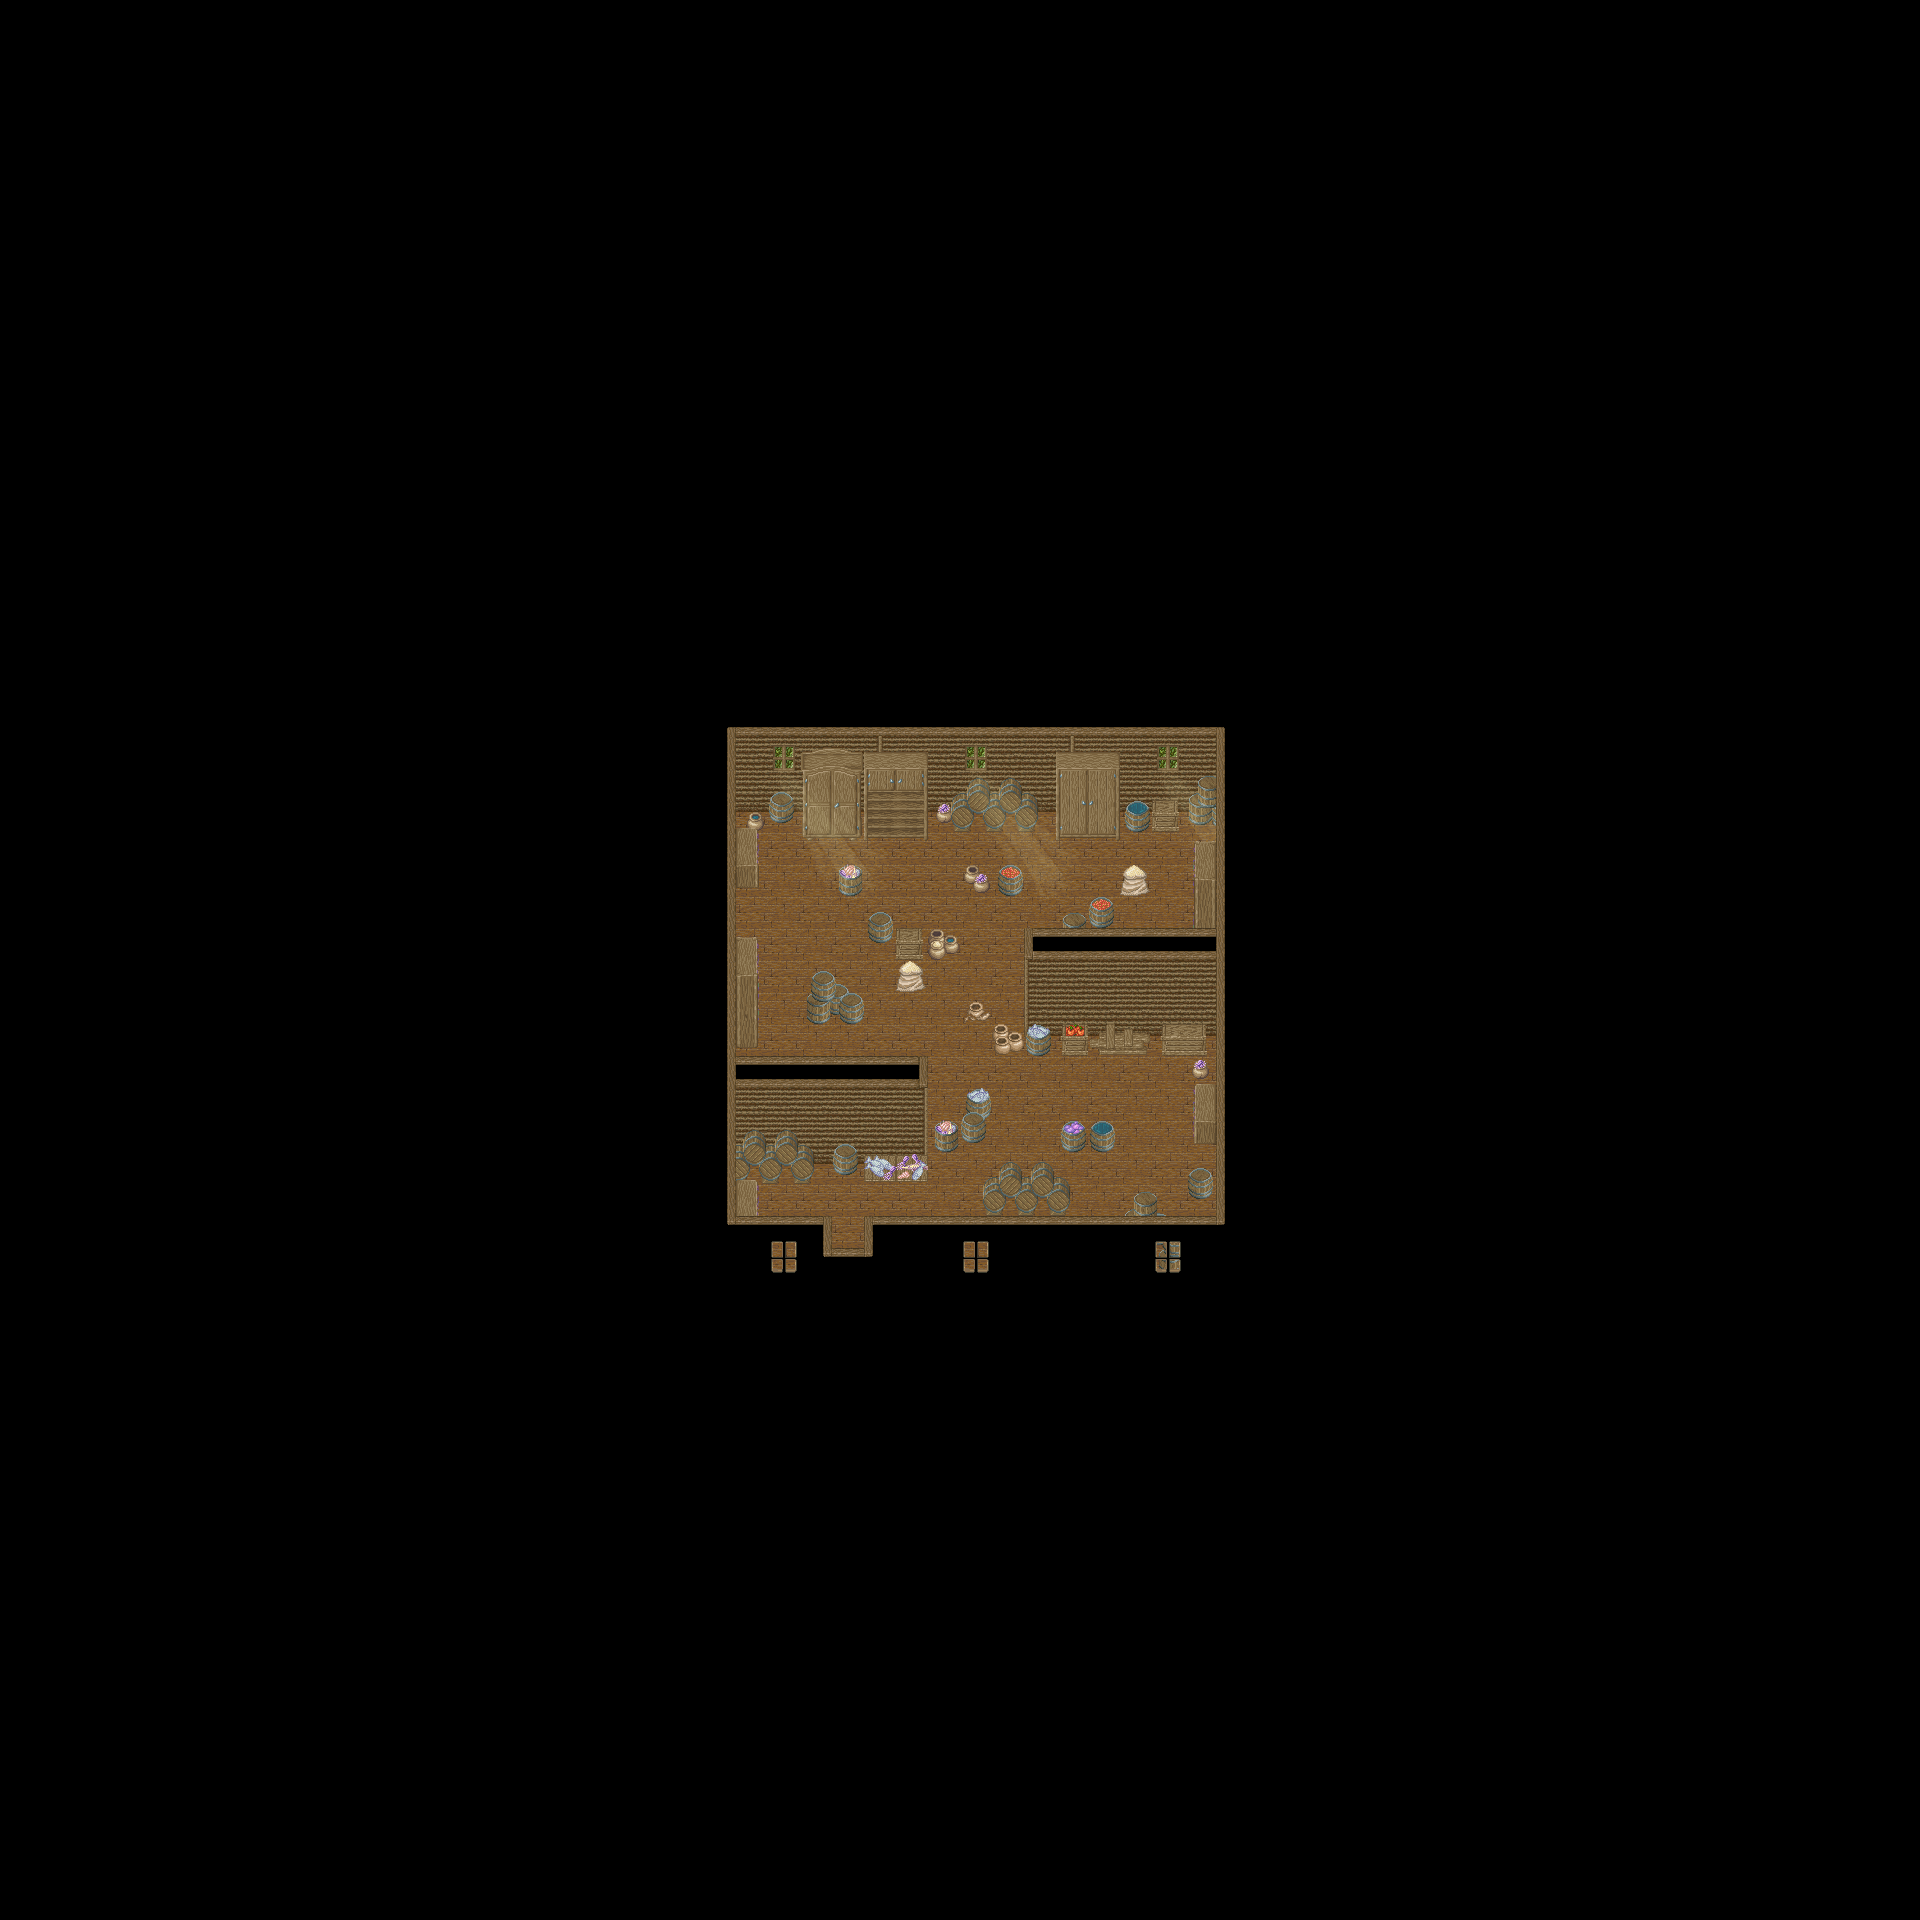

The image is a tile-based game level rendered from a .tmx file. Its description and source (layers, tilesets, objects; grid data summarised) follow:
An orthogonal 60x60 tile map with 32x32 px tiles, 6 tile layers (Ground, Ground 2, Ground 3, Fringe, ...), 2 hidden layers not drawn, 15 tilesets and 1 object (warp).

<map version="1.2" tiledversion="1.3.4" orientation="orthogonal" renderorder="right-down" width="60" height="60" tilewidth="32" tileheight="32" infinite="0" nextlayerid="18" nextobjectid="26">
 <properties>
  <property name="license" value="CC BY-SA 3.0" />
  <property name="manaplus version" value="2" />
  <property name="minimap" value="graphics/minimaps/012-2-6.png" />
  <property name="music" value="candor.ogg" />
  <property name="name" value="Storage Room" />
 </properties>
 <tileset firstgid="1" name="Collision" tilewidth="32" tileheight="32" tilecount="9" columns="3">
  <image source="../graphics/tilesets/collision.png" width="96" height="96" />
 </tileset>
 <tileset firstgid="10" name="hurns-ground" tilewidth="32" tileheight="32" tilecount="256" columns="16">
  <image source="../graphics/tilesets/hurns-ground.png" width="512" height="512" />
 </tileset>
 <tileset firstgid="266" name="hurns-indoor" tilewidth="32" tileheight="32" tilecount="256" columns="16">
  <image source="../graphics/tilesets/hurns-indoor.png" width="512" height="512" />
 </tileset>
 <tileset firstgid="522" name="artis-indoor" tilewidth="32" tileheight="32" tilecount="256" columns="16">
  <image source="../graphics/tilesets/artis-indoor.png" width="512" height="512" />
 </tileset>
 <tileset firstgid="778" name="ship-indoor-fringe" tilewidth="32" tileheight="32" tilecount="256" columns="16">
  <image source="../graphics/tilesets/ship-indoor-fringe.png" width="512" height="512" />
 </tileset>
 <tileset firstgid="1034" name="hurns-indoor-accessory" tilewidth="32" tileheight="32" tilecount="128" columns="8">
  <image source="../graphics/tilesets/hurns-indoor-accessory.png" width="256" height="512" />
 </tileset>
 <tileset firstgid="1162" name="fire" tilewidth="64" tileheight="64" tilecount="7" columns="7">
  <image source="../graphics/tilesets/fire.png" width="448" height="64" />
  <tile id="0">
   <animation>
    <frame tileid="0" duration="100" />
    <frame tileid="1" duration="100" />
    <frame tileid="2" duration="100" />
    <frame tileid="3" duration="100" />
    <frame tileid="4" duration="100" />
    <frame tileid="5" duration="100" />
    <frame tileid="6" duration="100" />
   </animation>
  </tile>
 </tileset>
 <tileset firstgid="1169" name="sunlight-x1x5" tilewidth="32" tileheight="160" tilecount="4" columns="4">
  <image source="../graphics/tilesets/sunlight-x1x5.png" width="128" height="160" />
 </tileset>
 <tileset firstgid="1173" name="artis-accessory-x1x2" tilewidth="32" tileheight="64" tilecount="48" columns="16">
  <image source="../graphics/tilesets/artis-accessory-x1x2.png" width="512" height="192" />
 </tileset>
 <tileset firstgid="1221" name="box-x1x2" tilewidth="32" tileheight="64" tilecount="8" columns="4">
  <image source="../graphics/tilesets/box-x1x2.png" width="128" height="128" />
 </tileset>
 <tileset firstgid="1229" name="box" tilewidth="32" tileheight="32" tilecount="36" columns="6">
  <image source="../graphics/tilesets/box.png" width="192" height="192" />
 </tileset>
 <tileset firstgid="1265" name="artis-indoor-x2x4" tilewidth="64" tileheight="128" tilecount="8" columns="8">
  <image source="../graphics/tilesets/artis-indoor-x2x4.png" width="512" height="128" />
 </tileset>
 <tileset firstgid="1273" name="artis-indoor-x1x4" tilewidth="32" tileheight="128" tilecount="16" columns="16">
  <image source="../graphics/tilesets/artis-indoor-x1x4.png" width="512" height="128" />
 </tileset>
 <tileset firstgid="1289" name="artis-indoor-x1x3" tilewidth="32" tileheight="96" tilecount="48" columns="16">
  <image source="../graphics/tilesets/artis-indoor-x1x3.png" width="512" height="288" />
 </tileset>
 <tileset firstgid="1337" name="artis-accessory" tilewidth="32" tileheight="32" tilecount="128" columns="16">
  <image source="../graphics/tilesets/artis-accessory.png" width="512" height="256" />
 </tileset>
 <layer id="10" name="Ground" width="60" height="60">
  <data>[3600 cells, 3600 non-empty, 12 distinct tile ids]</data>
 </layer>
 <layer id="11" name="Ground 2" width="60" height="60">
  <data>[3600 cells, 36 non-empty, 29 distinct tile ids]</data>
 </layer>
 <layer id="12" name="Ground 3" width="60" height="60">
  <data>[3600 cells, 0 non-empty, 0 distinct tile ids]</data>
 </layer>
 <layer id="13" name="Fringe" width="60" height="60">
  <data>[3600 cells, 44 non-empty, 24 distinct tile ids]</data>
 </layer>
 <layer id="14" name="Over" width="60" height="60">
  <data>[3600 cells, 160 non-empty, 19 distinct tile ids]</data>
 </layer>
 <layer id="15" name="Over 2" width="60" height="60">
  <data>[3600 cells, 0 non-empty, 0 distinct tile ids]</data>
 </layer>
 <layer id="16" name="Collision" width="60" height="60" visible="0">
  <data>[3600 cells, 3467 non-empty, 1 distinct tile ids]</data>
 </layer>
 <layer id="17" name="Heights" width="60" height="60" visible="0">
  <data>[3600 cells, 0 non-empty, 0 distinct tile ids]</data>
 </layer>
 <objectgroup id="9" name="Objects" visible="0">
  <object id="24" name="To Outside" type="warp" x="832" y="1248" width="32" height="32">
   <properties>
    <property name="dest_map" value="012-1" />
    <property name="dest_x" value="50" />
    <property name="dest_y" value="105" />
   </properties>
  </object>
 </objectgroup>
</map>
